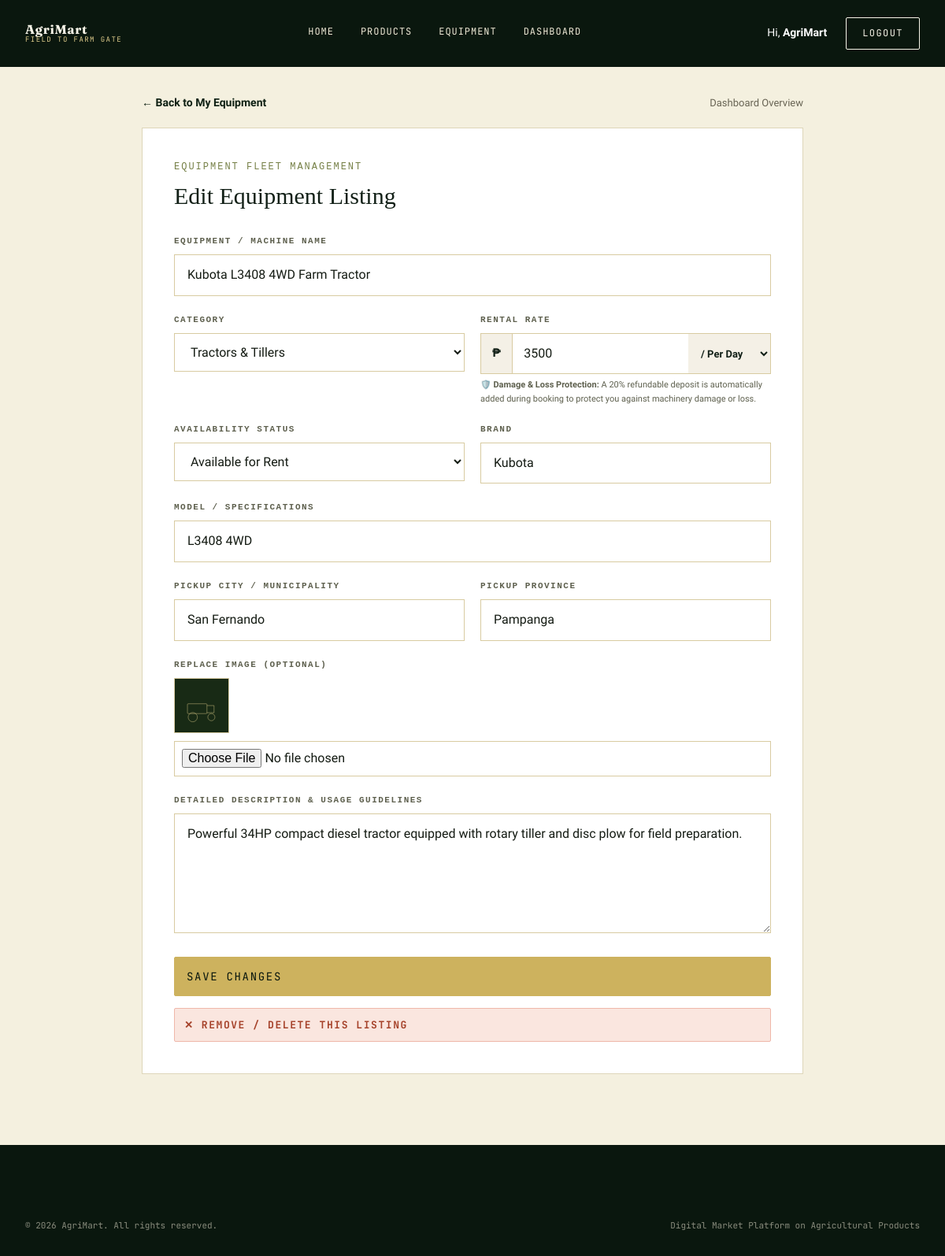
Screenshot of /edit_equipment.php?id=1 (signed in) with the database file from the repository.
### tables this page shows
CREATE TABLE `equipment` (
  `equipment_id` int(10) unsigned NOT NULL AUTO_INCREMENT,
  `user_id` int(10) unsigned NOT NULL,
  `category_id` int(10) unsigned NOT NULL,
  `equipment_name` varchar(150) NOT NULL,
  `description` text DEFAULT NULL,
  `brand` varchar(100) DEFAULT NULL,
  `model` varchar(100) DEFAULT NULL,
  `rate_type` enum('hourly','daily') NOT NULL DEFAULT 'daily',
  `rate_price` decimal(10,2) NOT NULL DEFAULT 0.00,
  `availability` enum('available','rented','maintenance') NOT NULL DEFAULT 'available',
  `image_url` varchar(255) DEFAULT NULL,
  `status` enum('active','inactive','deleted','archived') NOT NULL DEFAULT 'active',
  `created_at` timestamp NOT NULL DEFAULT current_timestamp(),
  `updated_at` timestamp NOT NULL DEFAULT current_timestamp() ON UPDATE current_timestamp(),
  `location_city` varchar(100) DEFAULT NULL,
  `location_province` varchar(100) DEFAULT NULL,
  `admin_deactivated` tinyint(1) NOT NULL DEFAULT 0,
  `deactivation_reason` varchar(255) DEFAULT NULL,
  `retrieval_message` text DEFAULT NULL,
  `retrieval_status` enum('none','pending','approved','rejected') NOT NULL DEFAULT 'none',
  `retrieval_requested_at` datetime DEFAULT NULL,
  PRIMARY KEY (`equipment_id`),
  KEY `idx_equipment_user` (`user_id`),
  KEY `idx_equipment_category` (`category_id`),
  KEY `idx_equipment_name` (`equipment_name`),
  CONSTRAINT `fk_equipment_category` FOREIGN KEY (`category_id`) REFERENCES `categories` (`category_id`) ON UPDATE CASCADE,
  CONSTRAINT `fk_equipment_user` FOREIGN KEY (`user_id`) REFERENCES `users` (`user_id`) ON DELETE CASCADE ON UPDATE CASCADE
);

CREATE TABLE `categories` (
  `category_id` int(10) unsigned NOT NULL AUTO_INCREMENT,
  `category_name` varchar(100) NOT NULL,
  `category_type` enum('seed','equipment') NOT NULL,
  `description` text DEFAULT NULL,
  `created_at` timestamp NOT NULL DEFAULT current_timestamp(),
  PRIMARY KEY (`category_id`),
  UNIQUE KEY `unique_category` (`category_name`,`category_type`)
);

### edit_equipment.php (the view, shortened to what this page needs)
<?php
require_once 'config.php';
$userId = (int)$_SESSION['user_id'];
$userRole = $_SESSION['role'] ?? 'user';
$fullName = $_SESSION['full_name'] ?? 'User';
$parts = explode(' ', trim($fullName));
$firstName = $parts[0] ?? 'User';
$equipmentId = isset($_GET['id']) ? (int)$_GET['id'] : 0;
$sql = "SELECT * FROM equipment WHERE equipment_id = ? " . ($userRole === 'admin' ? "" : "AND user_id = $userId") . " LIMIT 1";
$stmt = $conn->prepare($sql);
$stmt->bind_param('i', $equipmentId);
$stmt->execute();
$equipment = $stmt->get_result()->fetch_assoc();
$catRes = $conn->query("SELECT category_id, category_name FROM categories WHERE category_type = 'equipment' ORDER BY category_name ASC");
$categories = [];
while ($c = $catRes->fetch_assoc()) {
    $categories[] = $c;
}
?>
<!DOCTYPE html>
<html lang="en">
<head>
    <link rel="stylesheet" href="css/style.css">
</head>
<body>
<header class="site-header">
<div class="wrap">
    <a href="index.php" class="logo">
        <span class="logo-text"><b>AgriMart</b><span>Field to Farm Gate</span></span>
    </a>
    <nav class="main-nav">
        <a href="index.php">Home</a>
        <a href="products.php">Products</a>
        <a href="equipment.php">Equipment</a>
        <a href="dashboard.php">Dashboard</a>
    </nav>
    <div class="header-actions">
        <span style="color:#fff; font-size:14px; margin-right:10px;">Hi, <strong><?= htmlspecialchars($firstName) ?></strong></span>
        <a href="logout.php" class="btn btn-light">Logout</a>
    </div>
</div>
</header>
<main class="page-wrap">
    <div style="display:flex; justify-content:space-between; align-items:center; margin-bottom:20px;">
        <a href="my_equipment.php" style="color:var(--forest-900); font-weight:600; text-decoration:none; font-size:14px;">← Back to My Equipment</a>
        <a href="dashboard.php" style="color:#686454; font-size:13px; text-decoration:none;">Dashboard Overview</a>
    </div>
    <div class="form-card">
        <span style="font-family:monospace; color:#768047; text-transform:uppercase; letter-spacing:2px; font-size:12px; display:block; margin-bottom:5px;">Equipment Fleet Management</span>
        <h1 style="font-family:Georgia,serif; font-size:30px; margin:0 0 25px; color:#122017;">Edit Equipment Listing</h1>
        <form action="edit_equipment.php?id=<?= $equipmentId ?>" method="POST" enctype="multipart/form-data">
            <div class="form-group">
                <label for="equipment_name">Equipment / Machine Name</label>
                <input type="text" id="equipment_name" name="equipment_name" class="form-control" required value="<?= htmlspecialchars($equipment['equipment_name']) ?>">
            </div>
            <div class="form-grid-2">
                <div class="form-group">
                    <label for="category_id">Category</label>
                    <select id="category_id" name="category_id" class="form-control" required onchange="handleCategoryChange(this)">
                        <?php foreach ($categories as $cat): ?>
                            <option value="<?= (int)$cat['category_id'] ?>" data-name="<?= htmlspecialchars($cat['category_name']) ?>" <?= ((int)$cat['category_id'] === (int)$equipment['category_id']) ? 'selected' : '' ?>>
                                <?= htmlspecialchars($cat['category_name']) ?>
                            </option>
                        <?php endforeach; ?>
                    </select>
                </div>
                <div class="form-group">
                    <label for="rate_price">Rental Rate</label>
                    <div class="rate-combo-group">
                        <span class="rate-combo-prefix">₱</span>
                        <input type="number" step="0.01" min="1" id="rate_price" name="rate_price" class="form-control rate-combo-input" required value="<?= (float)$equipment['rate_price'] ?>" placeholder="3500.00">
                        <select id="rate_type" name="rate_type" class="rate-combo-unit" style="border:none; outline:none; background:#f4f0e6; cursor:pointer; font-family:inherit; font-size:13px; font-weight:700; color:#122017; padding:0 12px;" onchange="handleRateTypeChange(this.value)">
                            <option value="daily" <?= strtolower($equipment['rate_type']) === 'daily' ? 'selected' : '' ?>>/ Per Day</option>
                        </select>
                    </div>
                    <small style="color:#5e604e; font-size:11px; margin-top:5px; display:block;">🛡️ <strong>Damage & Loss Protection:</strong> A 20% refundable deposit is automatically added during booking to protect you against machinery damage or loss.</small>
                </div>
            </div>
            <div class="form-grid-2">
                <div class="form-group">
                    <label for="availability">Availability Status</label>
                    <select id="availability" name="availability" class="form-control">
                        <option value="available" <?= $equipment['availability'] === 'available' ? 'selected' : '' ?>>Available for Rent</option>
                    </select>
                </div>
                <div class="form-group">
                    <label for="brand">Brand</label>
                    <input type="text" id="brand" name="brand" class="form-control" value="<?= htmlspecialchars($equipment['brand'] ?? '') ?>" placeholder="e.g. Kubota, Yanmar">
                </div>
            </div>
            <div class="form-group">
                <label for="model">Model / Specifications</label>
                <input type="text" id="model" name="model" class="form-control" value="<?= htmlspecialchars($equipment['model'] ?? '') ?>" placeholder="e.g. L3408 4WD, 34 HP Diesel">
            </div>
            <div class="form-grid-2">
                <div class="form-group">
                    <label for="location_city">Pickup City / Municipality</label>
                    <input type="text" id="location_city" name="location_city" class="form-control" value="<?= htmlspecialchars($equipment['location_city'] ?? '') ?>" placeholder="e.g. Cabanatuan City">
                </div>
                <div class="form-group">
                    <label for="location_province">Pickup Province</label>
                    <input type="text" id="location_province" name="location_province" class="form-control" value="<?= htmlspecialchars($equipment['location_province'] ?? '') ?>" placeholder="e.g. Nueva Ecija">
                </div>
            </div>
            <div class="form-group">
                <label for="equipment_image">Replace Image (Optional)</label>
                <?php if (!empty($equipment['image_url'])): ?>
                    <div style="margin-bottom:10px;">
                        <img src="<?= htmlspecialchars($equipment['image_url']) ?>" style="width:70px; height:70px; object-fit:cover; border:1px solid #d8cba1;" alt="">
                    </div>
                <?php endif; ?>
                <input type="file" id="equipment_image" name="equipment_image" class="form-control" accept="image/*" style="padding:9px;">
            </div>
            <div class="form-group">
                <label for="description">Detailed Description & Usage Guidelines</label>
                <textarea id="description" name="description" class="form-control" rows="5"><?= htmlspecialchars($equipment['description'] ?? '') ?></textarea>
            </div>
            <button type="submit" class="btn btn-solid" style="width:100%; padding:15px; font-size:14px; cursor:pointer;">
                Save Changes
            </button>
        </form>
        <form action="delete_equipment.php" method="POST" onsubmit="return confirm('Are you sure you want to permanently remove <?= addslashes(htmlspecialchars($equipment['equipment_name'])) ?> from your equipment listings?');" style="margin-top:15px;">
            <button type="submit" class="btn btn-light" style="width:100%; padding:12px; font-size:13px; background:#fae6df; color:#a54129; border:1px solid #efb7aa; font-weight:700; cursor:pointer;">
                ✕ Remove / Delete This Listing
            </button>
        </form>
    </div>
</main>
<footer class="site-footer">
<div class="wrap">
    <div class="footer-bottom">
        <span>© 2026 AgriMart. All rights reserved.</span>
        <span>Digital Market Platform on Agricultural Products</span>
    </div>
</div>
</footer>
</body>
</html>

### css/style.css (style rules this page uses)
:root { --forest-950:#0a170e; --forest-900:#0e2013; --forest-800:#17301c; --forest-600:#2f5233; --moss-500:#5c8a4a; --moss-400:#7fa968; --wheat-400:#cdb25e; --wheat-300:#e0cd8c; --cream-50:#f6f3e7; --cream-100:#efe9d6; --ink-900:#12140f; --font-display:'Fraunces', serif; --font-body:'Work Sans', sans-serif; --font-mono:'JetBrains Mono', monospace; --container: 1200px; --radius: 4px; }
*,*::before,*::after { box-sizing:border-box; }
html { scroll-behavior:smooth; }
body { margin:0; background:var(--cream-50); color:var(--ink-900); font-family:var(--font-body); line-height:1.55; -webkit-font-smoothing:antialiased; }
img { max-width:100%; display:block; }
a { color:inherit; text-decoration:none; }
h1,h2,h3,h4 { font-family:var(--font-display); margin:0; font-weight:500; }
button { font-family:inherit; cursor:pointer; }
input,select,textarea { font-family:inherit; font-size:1rem; }
.wrap { max-width:var(--container); margin:0 auto; padding:0 32px; }
.btn { display:inline-flex; align-items:center; gap:10px; padding:14px 28px; font-family:var(--font-mono); font-size:12px; letter-spacing:.12em; text-transform:uppercase; border-radius:2px; border:1px solid currentColor; background:transparent; transition:background .25s ease, color .25s ease, transform .15s ease; }
.btn-light { color:var(--cream-50); }
.btn-solid { background:var(--wheat-400); border-color:var(--wheat-400); color:var(--forest-950); }
.site-header { position:fixed; top:0; left:0; right:0; z-index:100; padding:22px 0; transition:background .3s ease, padding .3s ease, box-shadow .3s ease; }
.site-header .wrap { display:flex; align-items:center; justify-content:space-between; gap:24px; }
.logo { display:flex; align-items:center; gap:10px; color:var(--cream-50); }
.logo-text { display:flex; flex-direction:column; line-height:1.1; }
.logo-text b { font-family:var(--font-display); font-size:16px; letter-spacing:.04em; }
.logo-text span { font-family:var(--font-mono); font-size:9px; letter-spacing:.16em; color:var(--wheat-300); text-transform:uppercase; }
.main-nav { display:flex; align-items:center; gap:34px; }
.main-nav a { color:var(--cream-100); font-family:var(--font-mono); font-size:12px; letter-spacing:.08em; text-transform:uppercase; padding-bottom:4px; border-bottom:1px solid transparent; transition:border-color .2s ease, color .2s ease; }
.header-actions { display:flex; align-items:center; gap:14px; }
.header-actions .btn { padding:10px 20px; }
.site-footer { background:var(--forest-950); color:var(--cream-100); padding:70px 0 30px; }
.footer-bottom { display:flex; justify-content:space-between; padding-top:24px; font-family:var(--font-mono); font-size:11px; opacity:.55; flex-wrap:wrap; gap:10px; }

### edit_equipment.php (style rules this page uses)
body { margin: 0; background: #f4f0df; color: #162018; }
.site-header { background: var(--forest-950) !important; }
.page-wrap { width: min(840px, 100% - 40px); margin: 0 auto; padding: 120px 0 90px; }
.form-card { background: #fff; border: 1px solid #ded6b9; padding: 40px; }
.form-group { margin-bottom: 22px; }
.form-group label { display: block; font-family: monospace; font-size: 11px; letter-spacing: 1.5px; text-transform: uppercase; color: #5e604e; margin-bottom: 8px; font-weight: 700; }
.form-control { width: 100%; box-sizing: border-box; padding: 13px 16px; border: 1px solid #d8cba1; background: #fff; color: #141b13; font: inherit; outline: none; }
.form-grid-2 { display: grid; grid-template-columns: 1fr 1fr; gap: 20px; }
.rate-combo-group { display: flex; align-items: stretch; border: 1px solid #d8cba1; background: #fff; }
.rate-combo-prefix { display: flex; align-items: center; background: #f4f0e6; padding: 0 14px; font-weight: 700; color: #122017; font-size: 15px; border-right: 1px solid #d8cba1; user-select: none; }
.rate-combo-input { border: none !important; border-radius: 0 !important; flex: 1; min-width: 0; padding: 13px 14px !important; font: inherit; outline: none; background: transparent; }
.rate-combo-unit { display: flex; align-items: center; background: #f4f0e6; padding: 0 16px; font-weight: 700; color: #122017; font-size: 14px; border-left: 1px solid #d8cba1; user-select: none; white-space: nowrap; }

### rows the page displays
equipment: equipment_name "Kubota L3408 4WD Farm Tractor", category_id "Tractors & Tillers", rate_price "3500", rate_type "/ Per Day", availability "Available for Rent", brand "Kubota", model "L3408 4WD", location_city "San Fernando", location_province "Pampanga", image_url (picture), description "Powerful 34HP compact diesel tractor equipped with rotary tiller and disc plow for field preparation."

### other values shown
$firstName "AgriMart"
